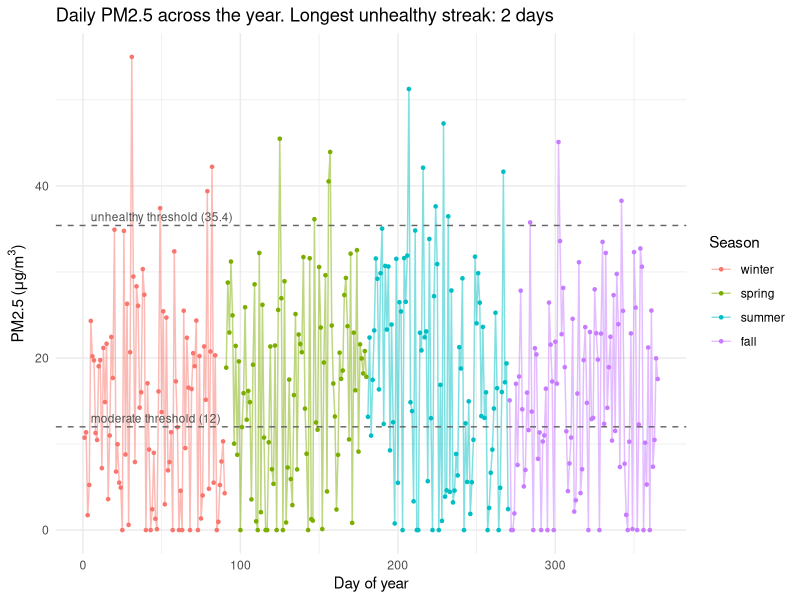
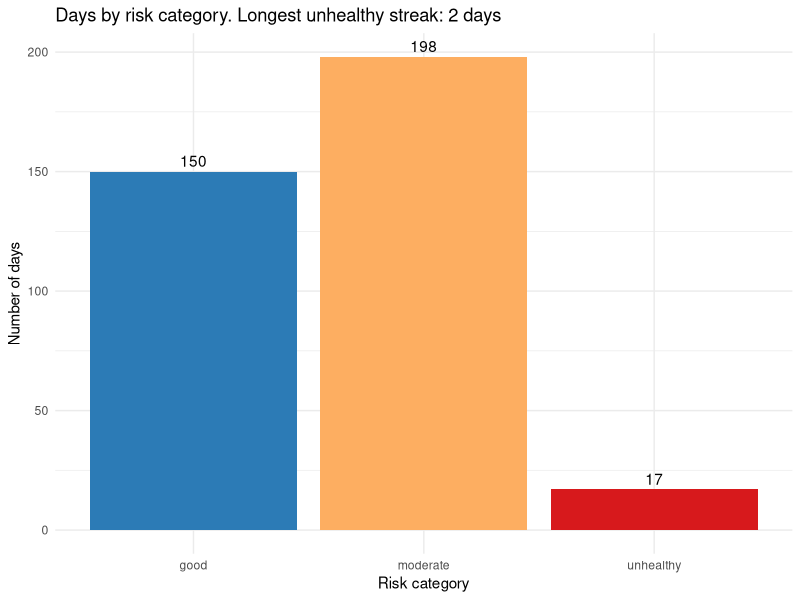

Reproduce these figures in R, in order.
## ---- chunk 1
library(tidyverse)

# Reproducible sampling
set.seed(262)
## ---- chunk 2
n_days <- 365

# Generate PM2.5 and truncate at zero (negative concentrations are non-physical)
pm25_raw <- rnorm(n_days, mean = 15, sd = 12)
pm25     <- pmax(pm25_raw, 0)

# Assign seasons by day-of-year range
season_levels <- c("winter", "spring", "summer", "fall")
day <- 1:n_days
season_chr <- dplyr::case_when(
  day <= 90               ~ "winter",
  day >= 91  & day <= 180 ~ "spring",
  day >= 181 & day <= 270 ~ "summer",
  day >= 271              ~ "fall"
)

aq <- data.frame(
  day    = day,
  pm25   = pm25,
  season = factor(season_chr, levels = season_levels),
  risk   = NA_character_,
  stringsAsFactors = FALSE
)

str(aq)
head(aq)
summary(aq$pm25)
## ---- chunk 3
# Initialize trackers for the streak
current_streak       <- 0
max_unhealthy_streak <- 0

for (i in seq_len(nrow(aq))) {

  # --- 1. Classify risk for day i -------------------------------------------
  if (aq$pm25[i] < 12) {
    aq$risk[i] <- "good"
  } else if (aq$pm25[i] <= 35.4) {
    aq$risk[i] <- "moderate"
  } else {
    aq$risk[i] <- "unhealthy"
  }

  # --- 2. Track consecutive "unhealthy" streak ------------------------------
  # Check the previous row's risk to decide whether to extend or restart.
  if (aq$risk[i] == "unhealthy") {
    if (i == 1 || aq$risk[i - 1] != "unhealthy") {
      current_streak <- 1            # new streak begins
    } else {
      current_streak <- current_streak + 1   # extend existing streak
    }
    if (current_streak > max_unhealthy_streak) {
      max_unhealthy_streak <- current_streak
    }
  } else {
    current_streak <- 0              # streak broken
  }
}

# Make risk an ordered factor for nicer plotting/tables
aq$risk <- factor(aq$risk, levels = c("good", "moderate", "unhealthy"))

table(aq$risk)
sprintf("Longest consecutive unhealthy streak: %d days", max_unhealthy_streak)
## ---- chunk 4
unhealthy_by_season <- setNames(integer(length(season_levels)), season_levels)

for (s in season_levels) {
  unhealthy_by_season[s] <- sum(aq$season == s & aq$risk == "unhealthy")
}

unhealthy_by_season

# Tidy version for the report
seasonal_summary <- data.frame(
  season         = factor(season_levels, levels = season_levels),
  unhealthy_days = as.integer(unhealthy_by_season)
)
seasonal_summary
## ---- chunk 5
title_ts <- sprintf(
  "Daily PM2.5 across the year. Longest unhealthy streak: %d days",
  max_unhealthy_streak
)

ggplot(aq, aes(x = day, y = pm25, color = season)) +
  geom_line(alpha = 0.5) +
  geom_point(size = 0.9) +
  geom_hline(yintercept = 12,   linetype = "dashed", color = "grey40") +
  geom_hline(yintercept = 35.4, linetype = "dashed", color = "grey40") +
  annotate("text", x = 5, y = 13,   label = "moderate threshold (12)",
           hjust = 0, size = 3, color = "grey30") +
  annotate("text", x = 5, y = 36.4, label = "unhealthy threshold (35.4)",
           hjust = 0, size = 3, color = "grey30") +
  labs(title = title_ts,
       x = "Day of year",
       y = expression("PM2.5 ("*mu*"g/m"^3*")"),
       color = "Season") +
  theme_minimal()
## ---- chunk 6
title_bar <- sprintf(
  "Days by risk category. Longest unhealthy streak: %d days",
  max_unhealthy_streak
)

ggplot(aq, aes(x = risk, fill = risk)) +
  geom_bar() +
  geom_text(stat = "count", aes(label = after_stat(count)), vjust = -0.4) +
  scale_fill_manual(values = c(good      = "#2c7bb6",
                               moderate  = "#fdae61",
                               unhealthy = "#d7191c")) +
  labs(title = title_bar,
       x = "Risk category",
       y = "Number of days") +
  theme_minimal() +
  theme(legend.position = "none")
## ---- chunk 7
n_good      <- sum(aq$risk == "good")
n_moderate  <- sum(aq$risk == "moderate")
n_unhealthy <- sum(aq$risk == "unhealthy")
worst_season <- names(unhealthy_by_season)[which.max(unhealthy_by_season)]
worst_season_count <- max(unhealthy_by_season)
## ---- chunk 8
sessionInfo()
